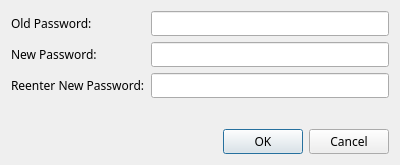
<?xml version="1.0" encoding="UTF-8"?>
<ui version="4.0">
 <class>ResetPasswordDialog</class>
 <widget class="QDialog" name="ResetPasswordDialog">
  <property name="geometry">
   <rect>
    <x>0</x>
    <y>0</y>
    <width>400</width>
    <height>165</height>
   </rect>
  </property>
  <property name="font">
   <font>
    <family>WenQuanYi Micro Hei</family>
   </font>
  </property>
  <property name="windowTitle">
   <string>Reset Password</string>
  </property>
  <layout class="QVBoxLayout" name="verticalLayout">
   <item>
    <layout class="QFormLayout" name="formLayout">
     <item row="0" column="0">
      <widget class="QLabel" name="oldPasswordLabel">
       <property name="text">
        <string>Old Password:</string>
       </property>
      </widget>
     </item>
     <item row="0" column="1">
      <widget class="QLineEdit" name="oldPasswordLineEdit">
       <property name="echoMode">
        <enum>QLineEdit::Password</enum>
       </property>
      </widget>
     </item>
     <item row="1" column="0">
      <widget class="QLabel" name="newPasswordLabel">
       <property name="text">
        <string>New Password:</string>
       </property>
      </widget>
     </item>
     <item row="1" column="1">
      <widget class="QLineEdit" name="newPasswordLineEdit">
       <property name="echoMode">
        <enum>QLineEdit::Password</enum>
       </property>
      </widget>
     </item>
     <item row="2" column="0">
      <widget class="QLabel" name="reenterNewPasswordLabel">
       <property name="text">
        <string>Reenter New Password:</string>
       </property>
      </widget>
     </item>
     <item row="2" column="1">
      <widget class="QLineEdit" name="reenterNewPasswordLineEdit">
       <property name="echoMode">
        <enum>QLineEdit::Password</enum>
       </property>
      </widget>
     </item>
    </layout>
   </item>
   <item>
    <widget class="QDialogButtonBox" name="buttonBox">
     <property name="orientation">
      <enum>Qt::Horizontal</enum>
     </property>
     <property name="standardButtons">
      <set>QDialogButtonBox::Cancel|QDialogButtonBox::Ok</set>
     </property>
    </widget>
   </item>
  </layout>
 </widget>
 <resources/>
 <connections>
  <connection>
   <sender>buttonBox</sender>
   <signal>accepted()</signal>
   <receiver>ResetPasswordDialog</receiver>
   <slot>accept()</slot>
   <hints>
    <hint type="sourcelabel">
     <x>248</x>
     <y>254</y>
    </hint>
    <hint type="destinationlabel">
     <x>157</x>
     <y>274</y>
    </hint>
   </hints>
  </connection>
  <connection>
   <sender>buttonBox</sender>
   <signal>rejected()</signal>
   <receiver>ResetPasswordDialog</receiver>
   <slot>reject()</slot>
   <hints>
    <hint type="sourcelabel">
     <x>316</x>
     <y>260</y>
    </hint>
    <hint type="destinationlabel">
     <x>286</x>
     <y>274</y>
    </hint>
   </hints>
  </connection>
 </connections>
</ui>
